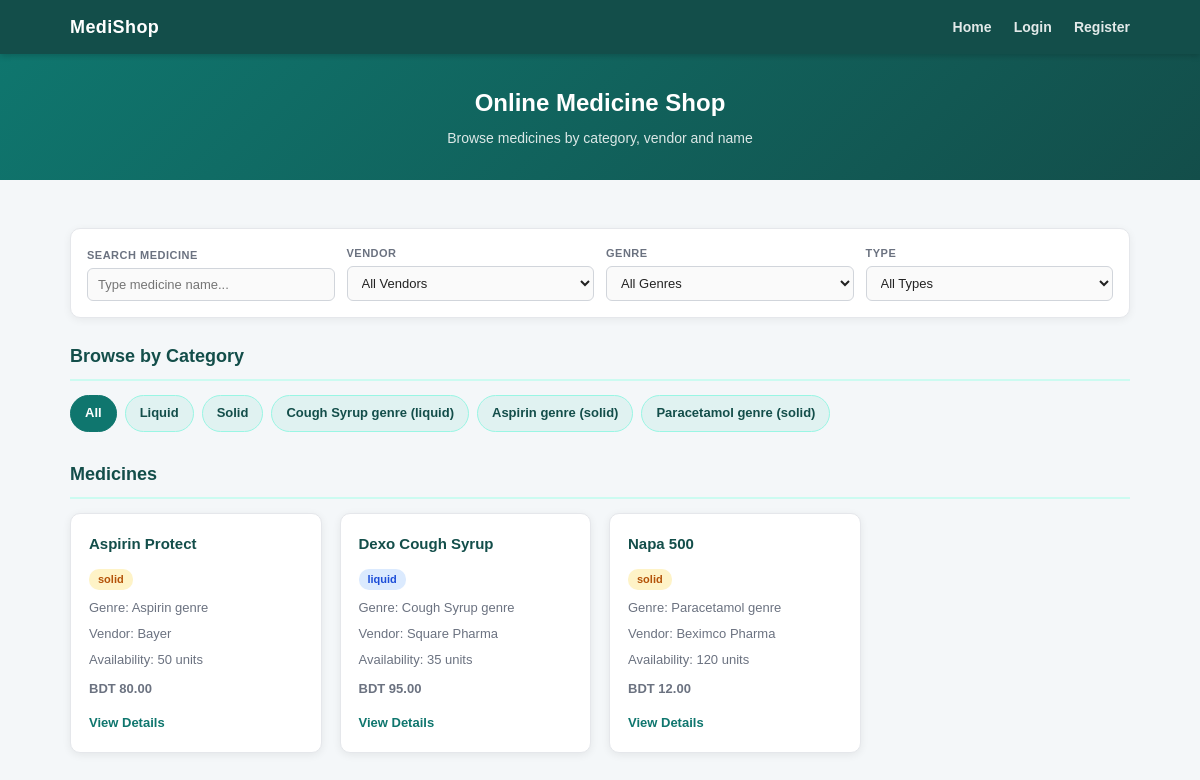
/view/Home.php, run on the app's committed database.
### tables this page shows
CREATE TABLE IF NOT EXISTS categories (
    id INT AUTO_INCREMENT PRIMARY KEY,
    name VARCHAR(100) NOT NULL,
    category_type ENUM('liquid','solid') NOT NULL,
    created_at TIMESTAMP DEFAULT CURRENT_TIMESTAMP
);

CREATE TABLE IF NOT EXISTS medicines (
    id INT AUTO_INCREMENT PRIMARY KEY,
    name VARCHAR(150) NOT NULL,
    category_id INT,
    vendor_name VARCHAR(100) NOT NULL,
    price DECIMAL(10,2) NOT NULL,
    availability INT NOT NULL DEFAULT 0,
    description TEXT,
    image_path VARCHAR(255),
    created_at TIMESTAMP DEFAULT CURRENT_TIMESTAMP,
    FOREIGN KEY (category_id) REFERENCES categories(id)
);

### model/mydb.php (called while the page is built, shortened)
<?php
class MyDB {
    function getCategories($conn){
        $sql = "SELECT * FROM categories ORDER BY category_type, name";
        return $conn->query($sql);
    }
    function getMedicines($categoryId, $categoryType, $conn){
        $sql  = "SELECT medicines.*, categories.name AS category_name, categories.category_type
                 FROM medicines
                 LEFT JOIN categories ON medicines.category_id = categories.id
                 WHERE (? = 0 OR medicines.category_id = ?)
                 AND (? = '' OR categories.category_type = ?)
                 ORDER BY medicines.name";
        $stmt = $conn->prepare($sql);
        $stmt->bind_param("iiss", $categoryId, $categoryId, $categoryType, $categoryType);
        $stmt->execute();
        return $stmt->get_result();
    }
}
?>

### control/home_process.php (called while the page is built, shortened)
<?php
include_once '../model/mydb.php';
$mydb = new MyDB();
$conn = $mydb->createConn();
$categoryId   = isset($_GET["category_id"]) ? (int)$_GET["category_id"] : 0;
$categoryType = $_GET["type"] ?? "";
if($categoryType != "liquid" && $categoryType != "solid"){
    $categoryType = "";
}
$categories = $mydb->getCategories($conn);
$medicines  = $mydb->getMedicines($categoryId, $categoryType, $conn);
?>

### view/Home.php (the view, shortened to what this page needs)
<?php
include '../control/home_process.php';
?>
<!DOCTYPE html>
<html lang="en">
<head>
    <link rel="stylesheet" type="text/css" href="../css/task1_style.css">
</head>
<body>
<nav>
    <div class="nav-inner">
        <a class="nav-brand" href="Home.php">MediShop</a>
        <div class="nav-links">
            <a href="Home.php">Home</a>
            <?php if(isset($_SESSION["user_id"])){ ?>
                <?php if($_SESSION["role"] === "customer"){ ?>
                    <a href="cart.php">Cart (<span id="navCartCount"><?php echo $mydb->getCartCount($_SESSION["user_id"], $conn); ?></span>)</a>
                    <a href="customer_orders.php">My Orders</a>
                <?php } ?>
                <a href="profile.php">Profile</a>
                <?php if($_SESSION["role"] === "admin"){ ?>
                    <a href="admin_dashboard.php">Admin Dashboard</a>
                <?php } ?>
                <a href="../control/logout_process.php">Logout</a>
                <span class="nav-user-info">Hi, <?php echo htmlspecialchars($_SESSION["name"]); ?></span>
            <?php } else { ?>
                <a href="login.php">Login</a>
                <a href="Registration.php">Register</a>
            <?php } ?>
        </div>
    </div>
</nav>
<div class="page-header">
    <h1>Online Medicine Shop</h1>
    <p>Browse medicines by category, vendor and name</p>
</div>
<div class="main-container">
    <div class="filters-bar">
        <div class="filter-item">
            <label for="searchText">Search Medicine</label>
            <input type="text" id="searchText" placeholder="Type medicine name..." onkeyup="searchMedicines()">
        </div>
        <div class="filter-item">
            <label for="vendorFilter">Vendor</label>
            <select id="vendorFilter" onchange="searchMedicines()">
                <option value="">All Vendors</option>
            </select>
        </div>
        <div class="filter-item">
            <label for="genreFilter">Genre</label>
            <select id="genreFilter" onchange="searchMedicines()">
                <option value="">All Genres</option>
            </select>
        </div>
        <div class="filter-item">
            <label for="typeFilter">Type</label>
            <select id="typeFilter" onchange="searchMedicines()">
                <option value="">All Types</option>
            </select>
        </div>
    </div>
    <h2 class="section-title">Browse by Category</h2>
    <div class="category-list">
        <a class="category-link <?php if(!isset($_GET["category_id"]) && !isset($_GET["type"])) echo "active"; ?>" href="Home.php">All</a>
        <a class="category-link <?php if(isset($_GET["type"]) && $_GET["type"]=="liquid") echo "active"; ?>" href="Home.php?type=liquid">Liquid</a>
        <a class="category-link <?php if(isset($_GET["type"]) && $_GET["type"]=="solid") echo "active"; ?>" href="Home.php?type=solid">Solid</a>
        <?php while($category = $categories->fetch_assoc()){ ?>
            <a class="category-link <?php if(isset($_GET["category_id"]) && $_GET["category_id"]==$category["id"]) echo "active"; ?>"
               href="Home.php?category_id=<?php echo $category["id"]; ?>">
                <?php echo htmlspecialchars($category["name"]); ?>
                (<?php echo htmlspecialchars($category["category_type"]); ?>)
            </a>
        <?php } ?>
    </div>
    <h2 class="section-title">Medicines</h2>
    <div id="medicineList" class="medicine-grid">
        <?php while($medicine = $medicines->fetch_assoc()){ ?>
            <div class="medicine-card" data-medicine-id="<?php echo $medicine["id"]; ?>">
                <h3><a href="medicine_detail.php?id=<?php echo $medicine["id"]; ?>"><?php echo htmlspecialchars($medicine["name"]); ?></a></h3>
                <span class="badge badge-<?php echo htmlspecialchars($medicine["category_type"] ?? "solid"); ?>">
                    <?php echo htmlspecialchars($medicine["category_type"] ?? ""); ?>
                </span>
                <p>Genre: <?php echo htmlspecialchars($medicine["category_name"] ?? ""); ?></p>
                <p>Vendor: <?php echo htmlspecialchars($medicine["vendor_name"]); ?></p>
                <p>Availability: <?php echo htmlspecialchars($medicine["availability"]); ?> units</p>
                <p class="medicine-price">BDT <?php echo htmlspecialchars($medicine["price"]); ?></p>
                <a class="btn-link" href="medicine_detail.php?id=<?php echo $medicine["id"]; ?>">View Details</a>
            </div>
        <?php } ?>
    </div>
</div>
</body>
</html>

### css/task1_style.css (style rules this page uses)
* { box-sizing: border-box; margin: 0; padding: 0; }
body { font-family: Arial, sans-serif; background-color: #f4f7f9; color: #222; font-size: 15px; line-height: 1.6; }
nav { background-color: #134e4a; padding: 0; box-shadow: 0 2px 6px rgba(0,0,0,0.18); position: sticky; top: 0; z-index: 100; }
.nav-inner { display: flex; align-items: center; justify-content: space-between; max-width: 1100px; margin: 0 auto; padding: 0 20px; height: 54px; }
.nav-brand { color: #ffffff; font-size: 18px; font-weight: bold; text-decoration: none; letter-spacing: 0.4px; }
.nav-links a { color: rgba(255,255,255,0.88); margin-left: 18px; text-decoration: none; font-weight: bold; font-size: 14px; }
.page-header { background: linear-gradient(135deg, #0f766e 0%, #134e4a 100%); color: white; text-align: center; padding: 30px 20px; margin-bottom: 28px; }
.page-header h1 { font-size: 24px; margin-bottom: 5px; }
.page-header p { font-size: 14px; opacity: 0.85; }
.main-container { max-width: 1100px; margin: 0 auto; padding: 20px; }
label { display: block; font-weight: bold; font-size: 13px; margin-bottom: 5px; color: #374151; }
input[type="text"], input[type="email"], input[type="password"], select, textarea { width: 100%; padding: 9px 12px; border: 1px solid #d1d5db; border-radius: 6px; font-size: 14px; font-family: Arial, sans-serif; background-color: #fafafa; color: #222; transition: border-color 0.2s, box-shadow 0.2s; }
.section-title { font-size: 18px; font-weight: bold; color: #134e4a; margin-bottom: 14px; padding-bottom: 8px; border-bottom: 2px solid #ccfbf1; }
.category-list { display: flex; flex-wrap: wrap; gap: 8px; margin-bottom: 28px; }
.category-link { display: inline-block; background-color: #e0f2f1; color: #134e4a; padding: 7px 14px; border-radius: 20px; text-decoration: none; font-size: 13px; font-weight: bold; border: 1px solid #99f6e4; transition: background-color 0.2s, color 0.2s; }
.category-link:hover, .category-link.active { background-color: #0f766e; color: #ffffff; border-color: #0f766e; }
.filters-bar { display: flex; gap: 12px; flex-wrap: wrap; align-items: flex-end; background: #ffffff; border: 1px solid #e5e7eb; border-radius: 10px; box-shadow: 0 2px 8px rgba(0,0,0,0.06); padding: 16px; margin-bottom: 24px; }
.filter-item { display: flex; flex-direction: column; flex: 1; min-width: 150px; }
.filter-item label { font-size: 11px; color: #6b7280; text-transform: uppercase; letter-spacing: 0.5px; margin-bottom: 4px; }
.filters-bar input, .filters-bar select { padding: 8px 10px; font-size: 13px; border: 1px solid #d1d5db; border-radius: 6px; background: #fafafa; }
.medicine-grid { display: grid; grid-template-columns: repeat(auto-fill, minmax(220px, 1fr)); gap: 18px; }
.medicine-card { background: #ffffff; border: 1px solid #e5e7eb; border-radius: 10px; padding: 18px; box-shadow: 0 2px 8px rgba(0,0,0,0.07); transition: transform 0.2s, box-shadow 0.2s; }
.medicine-card h3 { margin-top: 0; font-size: 15px; color: #134e4a; margin-bottom: 10px; }
.medicine-card p { font-size: 13px; color: #6b7280; margin-bottom: 5px; }
.medicine-price { font-size: 16px; font-weight: bold; color: #0f766e; margin-top: 8px; }
.btn-link { display: inline-block; color: #0f766e; font-weight: bold; font-size: 13px; text-decoration: none; margin-top: 8px; }
.medicine-card h3 a { color: #134e4a; text-decoration: none; }
.badge { display: inline-block; padding: 2px 9px; border-radius: 10px; font-size: 11px; font-weight: bold; margin-bottom: 8px; }
.badge-liquid { background-color: #dbeafe; color: #1d4ed8; }
.badge-solid { background-color: #fef3c7; color: #b45309; }

### data on the page
categories: name "Cough Syrup genre", category_type "liquid"
categories: name "Aspirin genre", category_type "solid"
categories: name "Paracetamol genre", category_type "solid"
medicines: name "Aspirin Protect", category.category_type "solid", category.name "Aspirin genre", vendor_name "Bayer", availability "50", price "80.00"
medicines: name "Dexo Cough Syrup", category.category_type "liquid", category.name "Cough Syrup genre", vendor_name "Square Pharma", availability "35", price "95.00"
medicines: name "Napa 500", category.category_type "solid", category.name "Paracetamol genre", vendor_name "Beximco Pharma", availability "120", price "12.00"
